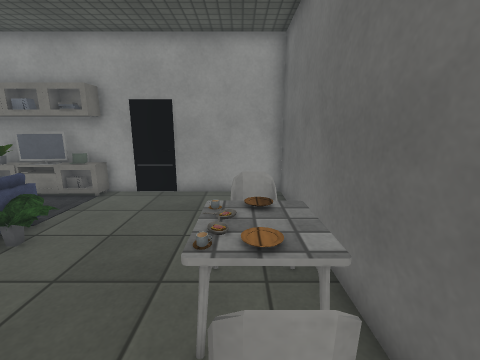
[1] (above)

14 first-person views from a walk through a scene from a Unity 3-D project. The camera is 1.4 m above the floor, tilts 12° down and sees 90° across. The floor is counted in squares, 0.5 m on a side. Each view is taken from the middle of a square. On the plan, view 1 faces up. The plan holds only what a view shows up to about 18 squares ahead; the rest is blank. Some animated figures are left out. Door leaves are left out, so doorways stand open. Some surface patterns are stand-ins.

[2]
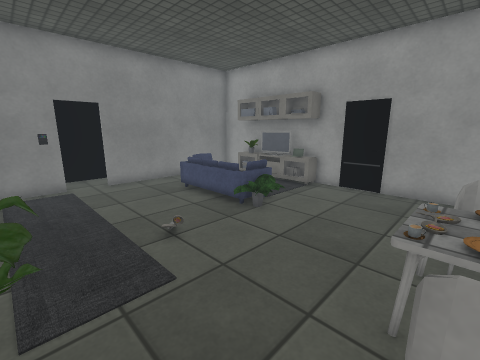

[3]
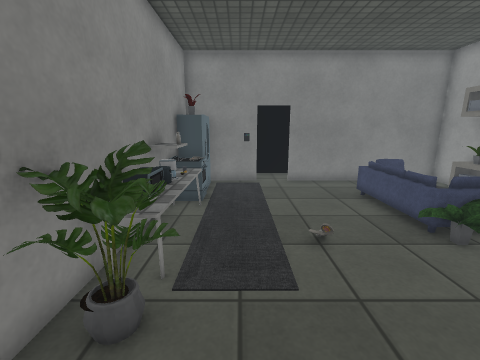

[4]
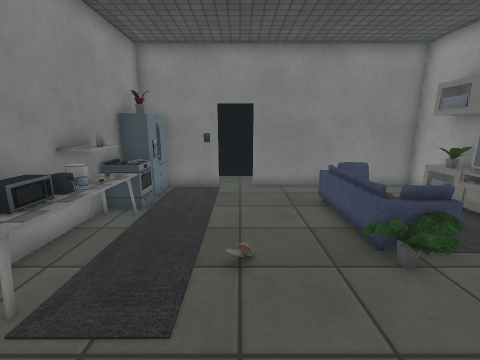

[5]
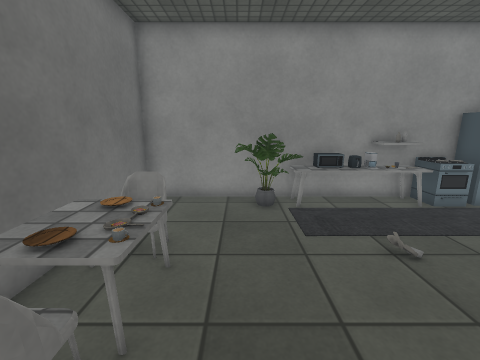

[6]
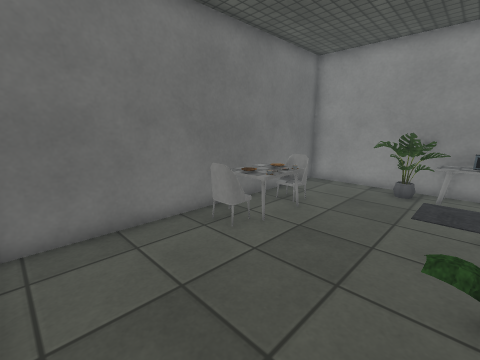

[7]
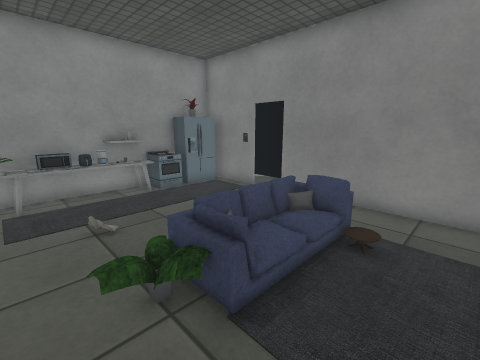

[8]
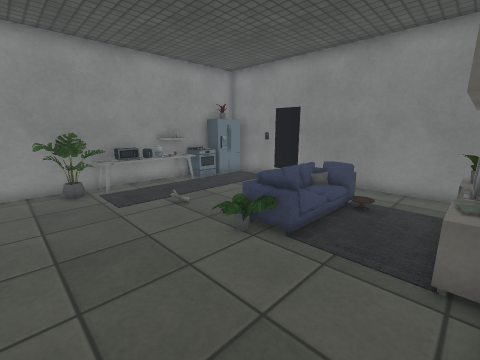

[9]
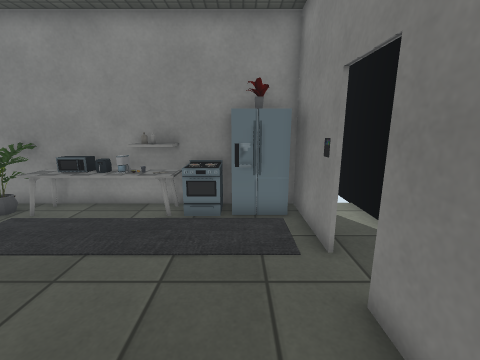

[10]
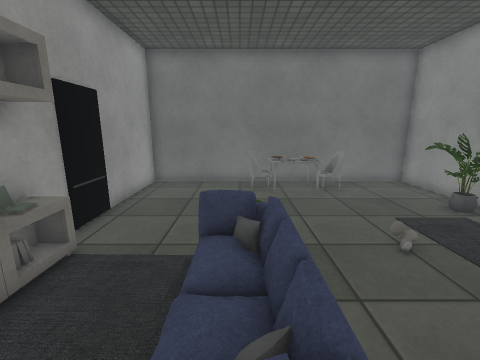

[11]
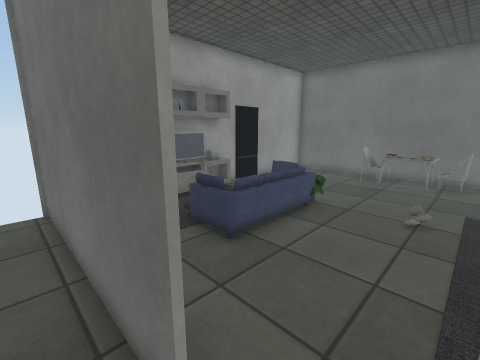

[12]
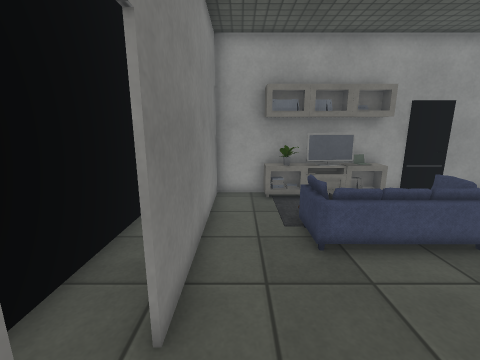

[13]
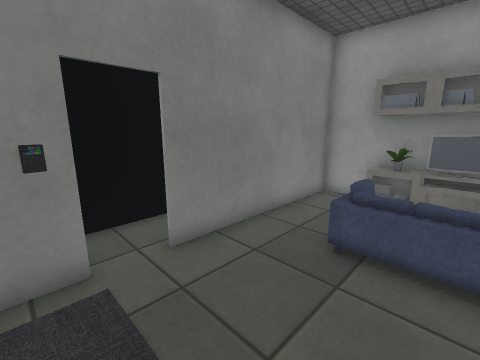

[14]
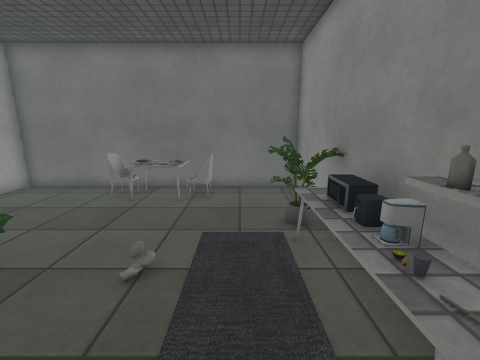

### Floor plan
Ten units are one square. View 1 is at (0, 0); x grows to the right and y downward. Boxes are objects, and circles mark ways between rooms. Rooms are numbered by the first view taken in them; rooms with no view inside come last. Other rooms are left out.
<svg viewBox="-158 -113 182 153">
<path fill="none" stroke="#000" d="M-84 -97 -109 -98 -109 -105M-59 -107 -59 -97 -66 -97M-92 -106 -92 -97M-111 28 19 28 19 -107 -134 -107M-130 5 -130 29M-130 -108 -130 -26M-60 -97 -60 -106M-108 -106 -108 -97M-132 -26 -132 -108M-130 -10 -130 5M-153 -78 -153 35"/>
<rect x="-125" y="15" width="10" height="10" fill="#bbb"><title>plant</title></rect>
<rect x="-115" y="15" width="10" height="10" fill="#bbb"><title>fridge</title></rect>
<rect x="-105" y="5" width="20" height="20" fill="#bbb"><title>stove</title></rect>
<rect x="-105" y="-75" width="40" height="30" fill="#bbb"><title>sofa</title></rect>
<rect x="-105" y="-105" width="10" height="10" fill="#bbb"><title>plant</title></rect>
<rect x="-95" y="5" width="50" height="20" fill="#bbb"><title>table</title></rect>
<rect x="-85" y="-105" width="10" height="10" fill="#bbb"><title>TV</title></rect>
<rect x="-75" y="-105" width="10" height="10" fill="#bbb"><title>laptop</title></rect>
<rect x="-65" y="-65" width="10" height="20" fill="#bbb"><title>plant</title></rect>
<rect x="-65" y="-75" width="10" height="10" fill="#bbb"><title>sofa</title></rect>
<rect x="-45" y="5" width="10" height="20" fill="#bbb"><title>plant</title></rect>
<rect x="-15" y="-55" width="30" height="40" fill="#bbb"><title>table</title></rect>
<rect x="-5" y="-15" width="20" height="10" fill="#bbb"><title>chair</title></rect>
<rect x="-5" y="-65" width="10" height="20" fill="#bbb"><title>chair</title></rect>
<rect x="-135" y="-5" width="10" height="10" fill="#bbb"><title>other object</title></rect>
<circle cx="-130" cy="-15" r="3" fill="#2a7"/>
<text x="-50" y="-40">1</text>
<text x="-140" y="-40">2</text>
</svg>
Room 1 opens to room 2.

Where each view was taken, in squares from view 1:
view 1: 0 up, 0 right, facing up
view 2: 1 down, 0 right, facing up-left
view 3: 0 up, 0 right, facing left
view 4: 2 up, 1 left, facing left
view 5: 7 up, 2 left, facing down
view 6: 10 up, 5 left, facing down-right
view 7: 9 up, 4 left, facing down-left
view 8: 10 up, 1 left, facing down-left
view 9: 6 up, 11 left, facing down
view 10: 6 up, 11 left, facing right
view 11: 1 up, 14 left, facing up-right
view 12: 0 up, 12 left, facing up
view 13: 0 up, 8 left, facing up-left
view 14: 0 up, 10 left, facing right
